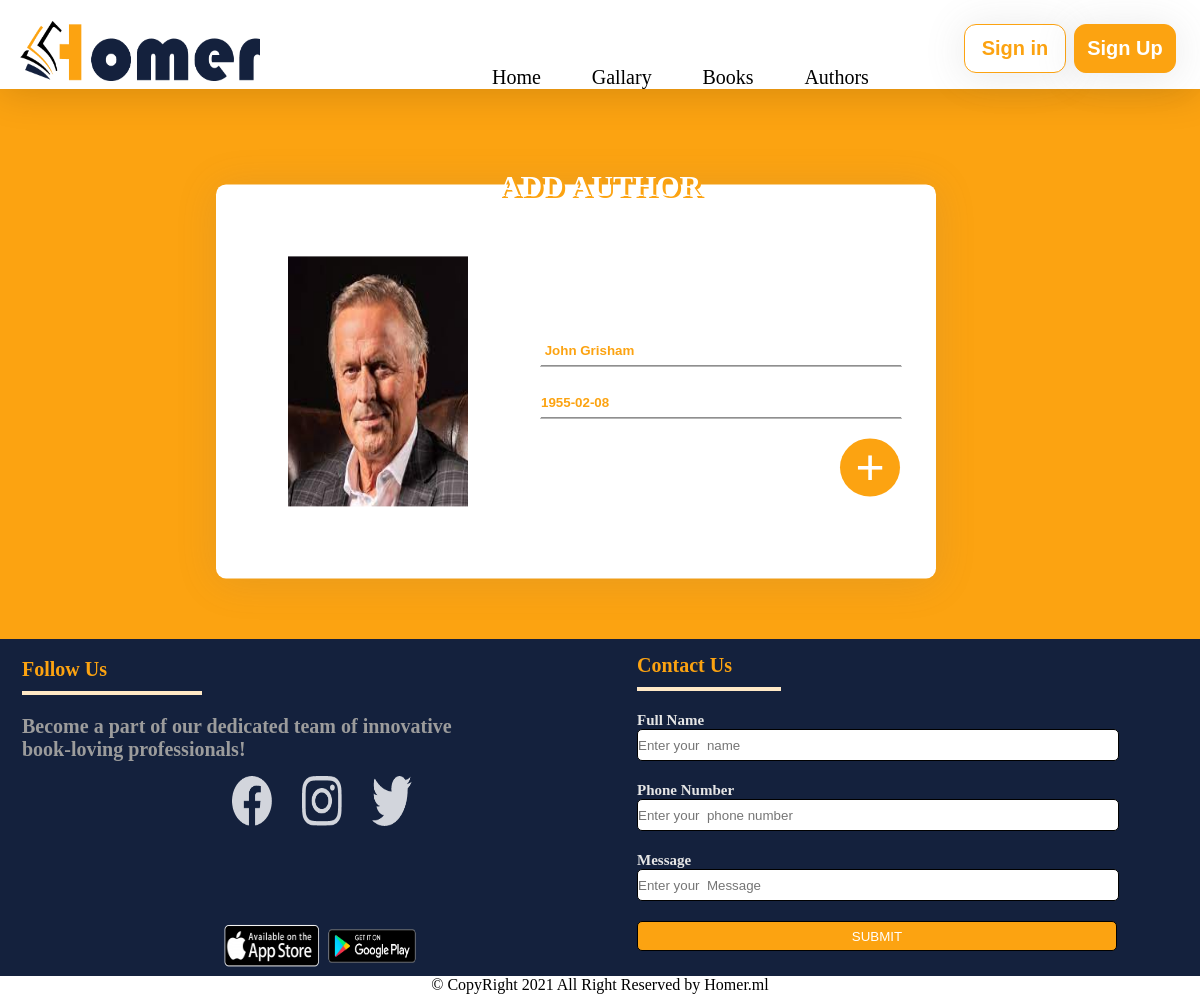
The app's page /updatA.php?id=19 with its own data.
### tables this page shows
CREATE TABLE `author` (
  `ID` int(11) NOT NULL,
  `A_name` varchar(100) NOT NULL,
  `D_brith` date NOT NULL,
  `img` varchar(100) NOT NULL
);

### updatA.php (the view, shortened to what this page needs)
<?php
include 'connect.php';
$id = $_GET['id'];
$qry = mysqli_query($connect,"select * from author where ID=$id");
$data = mysqli_fetch_array($qry);
?>
<!DOCTYPE html>
<html>
<head>
    <link rel="stylesheet" type="text/css" href="styles/style.css">
	<link rel="stylesheet" href="styles/styles.css">
	<link rel="stylesheet" href="styles/footerf.css">
</head>
<body>
<header>
		<a href="index.php"><img class="logo" src="images/homer.png"></a>
		<div class="navcont navhide">
			<a href="index.php">Home</a>
			<a href="gallery.php">Gallary</a>
			<a href="bookadd.php">Books</a>
			<a href="authoradd.php">Authors</a>
		</div>
		<div class="login navhide">
			<button class="in">Sign in</button>
			<button class="up">Sign Up</button>
		</div>
	</header>
<section class="bod">
	<h2 class="titleadd">ADD AUTHOR</h2>
	<div class="Add">
			<img src="<?php echo $data['img']?>" id="addpc" onclick="upld()">
		<form  name="authorform" onsubmit="validation();" class="athform" style="margin-top: 150px;"  action="<?php echo $_SERVER['PHP_SELF']; ?>"  method="post" enctype="multipart/form-data">
			<div class="inp">
				<input type="text" id="fullname" name="athorname" placeholder="Full NAME" value="<?php echo $data['A_name']?>">
			</div>
			<div class="inp">
                <input type="text" id="birthd" name="bithd" placeholder="DATE OF BIRTH" onfocus="(this.type='date')" onblur="(this.type='text')" value="<?php echo $data['D_brith']?>">
			</div>
			<div class="btn">
				<button name="submit">+</button>
			</div>
		</form>
		</div>
</section>
<footer>
        <div class="follow">
            <h3>Follow Us</h3>
            <p>Become a part of our dedicated team of innovative<br> book-loving professionals!</p>
            <div class="social">
                <img src="images/facebook.png">
                <img src="images/instagram.png">
                <img src="images/twitter.png">
            </div>
            <div class="app">
                <img src="images/as.png" alt="appstore">
                <img src="images/ps.png" alt="playstore">
            </div>
        </div>
            <form class="contact"><h3>Contact Us</h3>
                <div>
                    <label for="name">Full Name</label>
                    <input type="text" id="name" placeholder="Enter your  name">
                </div>
                <div>
                <label for="phone">Phone Number</label>
                <input type="text" id="phone" placeholder="Enter your  phone number">
                </div>
                <div>
                    <label for="message">Message</label>
                <input type="text" id="message" placeholder="Enter your  Message">
                </div>
                <button class="sub">SUBMIT</button>
            </form>
    </footer>
    <div class="cp">&copy; CopyRight 2021 All Right Reserved by Homer.ml</div>
</body>
</html>

### styles/style.css (style rules this page uses)
* { margin: 0; padding: 0; }
body { background: #fca311; }
header { display: -webkit-box; display: -ms-flexbox; display: flex; -webkit-box-orient: horizontal; -webkit-box-direction: normal; -ms-flex-direction: row; flex-direction: row; -ms-flex-line-pack: center; align-content: center; background: #fff; padding: 20px; -webkit-box-shadow: 0px 3px 40px rgba(0, 0, 0, 0.16); box-shadow: 0px 3px 40px rgba(0, 0, 0, 0.16); padding-bottom: 0; font-family: "Javanese Text"; }
header .logo { margin-top: 0.5%; width: 240px; height: 60px; }
header .navcont { position: relative; margin-left: 10%; margin-top: 4%; width: 60%; }
header a { color: #000; text-decoration: none; padding-right: 10%; font-size: 20px; }
header .login { display: -webkit-box; display: -ms-flexbox; display: flex; -webkit-box-orient: horizontal; -webkit-box-direction: normal; -ms-flex-direction: row; flex-direction: row; }
header .login button { width: 110px; height: 49px; border-radius: 12px; background: #fff; margin: 2%; border: 1px solid #fca311; -webkit-box-shadow: 0px 3px 40px rgba(114, 114, 114, 0.16); box-shadow: 0px 3px 40px rgba(114, 114, 114, 0.16); font-weight: bold; font-size: 20px; }
header .login button.in { color: #fca311; background-color: white; }
header .login button.up { background-color: #fca311; color: white; }
h2 { text-align: center; color: #fff; position: relative; z-index: 100; font-size: 30px; margin-top: 80px; text-shadow: 3px 2px #fca311; margin-bottom: -58px; }
.Add, .Addart { background-color: white; width: 60%; -webkit-box-shadow: 0px 3px 40px rgba(114, 114, 114, 0.16); box-shadow: 0px 3px 40px rgba(114, 114, 114, 0.16); border-radius: 10px; display: -webkit-box; display: -ms-flexbox; display: flex; -webkit-box-pack: center; -ms-flex-pack: center; justify-content: center; -ms-flex-line-pack: center; align-content: center; margin-bottom: 100px; -webkit-transform: translate(30%, 10%); transform: translate(30%, 10%); z-index: 1; }
.Add #addpc, .Addart #addpc { width: 25%; height: 250px; margin: 10%; }
.Add form, .Addart form { width: 70%; margin-top: 10%; margin-right: 5%; }
.Add form div input, .Add form div select, .Addart form div input, .Addart form div select { border: 1px solid white; border-bottom: 1px solid #474646; width: 100%; height: 30px; margin-bottom: 20px; color: #fca311; font-weight: bold; }
.Add form div.inp input::placeholder, .Addart form div.inp input::placeholder { color: #fca311; font-weight: bold; }
.Add form div.btn button, .Addart form div.btn button { border-radius: 50%; background-color: #fca311; color: white; border: none; font-size: 50px; float: right; width: 60px; }

### styles/styles.css (style rules this page uses)
header { display: -webkit-box; display: -ms-flexbox; display: flex; -webkit-box-orient: horizontal; -webkit-box-direction: normal; -ms-flex-direction: row; flex-direction: row; -ms-flex-line-pack: center; align-content: center; background: #fff; padding: 20px; -webkit-box-shadow: 0px 3px 40px rgba(0, 0, 0, 0.16); box-shadow: 0px 3px 40px rgba(0, 0, 0, 0.16); padding-bottom: 0; font-family: "Javanese Text"; }
header .logo { margin-top: 0.5%; width: 240px; height: 60px; }
header .navcont { position: relative; margin-left: 10%; margin-top: 4%; width: 60%; }
header a { color: #000; text-decoration: none; padding-right: 10%; font-size: 20px; }
header .login { display: -webkit-box; display: -ms-flexbox; display: flex; -webkit-box-orient: horizontal; -webkit-box-direction: normal; -ms-flex-direction: row; flex-direction: row; }
header .login button { width: 110px; height: 49px; border-radius: 12px; background: #fff; margin: 2%; border: 1px solid #fca311; -webkit-box-shadow: 0px 3px 40px rgba(114, 114, 114, 0.16); box-shadow: 0px 3px 40px rgba(114, 114, 114, 0.16); font-weight: bold; font-size: 20px; }
header .login button.in { color: #fca311; background-color: white; }
header .login button.up { background-color: #fca311; color: white; }
* { padding: 0; margin: 0; }
* { outline: none !important; }

### records on screen
author: img (picture), athorname "John Grisham", bithd "1955-02-08"
